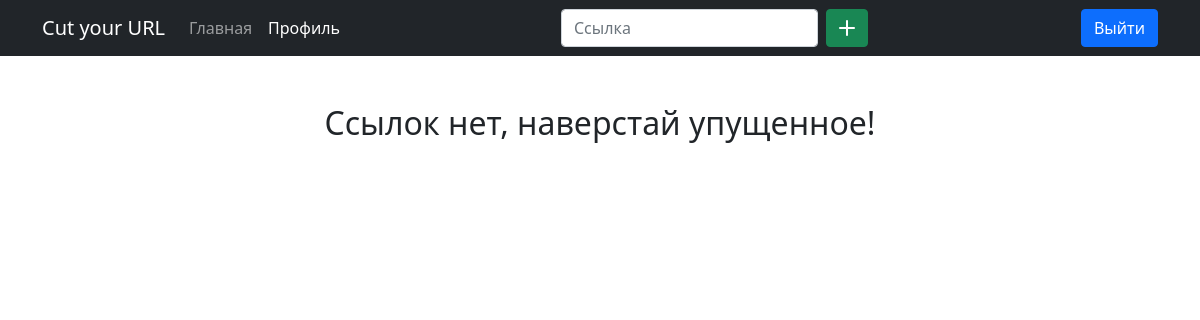
Before: /profile.php (signed in) with the older database file.
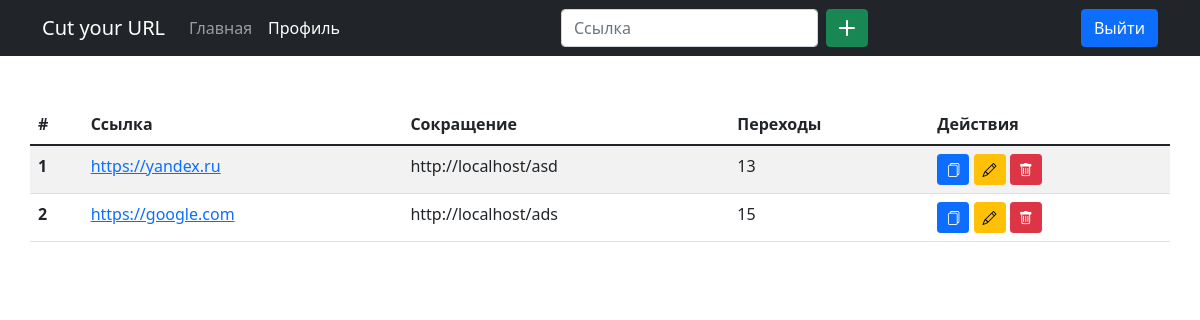
After: the same page with the newer database file.
### tables this page shows
CREATE TABLE `links` (
  `id` int(11) NOT NULL,
  `user_id` int(11) NOT NULL,
  `long_link` varchar(250) DEFAULT NULL,
  `short_link` varchar(20) DEFAULT NULL,
  `views` int(11) NOT NULL DEFAULT '0'
);

### includes/functions.php (called while the page is built, shortened)
<?php
function get_url($page = '') {
    return HOST . "/$page";
}
function db() {
    try {
        return new PDO("mysql:host =" . DB_HOST . "; dbname=" . DB_NAME . "; charset=utf8", DB_USER, DB_PASS, [
            PDO::ATTR_EMULATE_PREPARES => false,
            PDO::ATTR_ERRMODE => PDO::ERRMODE_EXCEPTION,
            PDO::ATTR_DEFAULT_FETCH_MODE => PDO::FETCH_ASSOC
        ]);
    } catch (PDOException $exception){
        die($exception->getMessage());
    }
}
function db_query($sql = '', $exec = false) {
    return db()->query($sql);
}
function get_user_links($user_id) {
    return db_query("SELECT * FROM `links` WHERE `user_id` = $user_id;")->fetchAll();
}

### profile.php (the view, shortened to what this page needs)
<?php
include "includes/header_profile.php";
$links = get_user_links($_SESSION['user']['id']);
?>
<main class="container">
    <div class="row mt-5">
        <?php if (!empty($links)) {?>
            <table class="table table-striped">
                <thead>
                    <tr>
                        <th scope="col">#</th>
                        <th scope="col">Ссылка</th>
                        <th scope="col">Сокращение</th>
                        <th scope="col">Переходы</th>
                        <th scope="col">Действия</th>
                    </tr>
                </thead>
                <tbody>
                    <?php foreach ($links as $key => $link) { ?>
                        <tr>
                            <th scope="row"><?php echo $key + 1 ?></th>
                            <td><a href="<?php echo $link['long_link']; ?>" target="_blank"><?php echo $link['long_link']; ?></a></td>
                            <td class="short-link"><?php echo get_url($link['short_link']); ?></td>
                            <td><?php echo $link['views']; ?></td>
                            <td>
                                <a href="#" class="btn btn-primary btn-sm copy-btn" title="Скопировать в буфер" data-clipboard-text="<?php echo get_url($link['short_link']); ?>"><i class="bi bi-files"></i></a>
                                <a href="<?php echo get_url('includes/edit.php?id=' . $link['id']); ?>" class="btn btn-warning btn-sm" title="Редактировать"><i class="bi bi-pencil"></i></a>
                                <a href="<?php echo get_url('includes/delete.php?id=' . $link['id']); ?>" class="btn btn-danger btn-sm" title="Удалить"><i class="bi bi-trash"></i></a>
                            </td>
                        </tr>
                    <?php } ?>
                </tbody>
            </table>
        <?php } else { ?>
            <h2 class="text-center">Ссылок нет, наверстай упущенное!</h2>
        <?php } ?>
    </div>
</main>
<?php include "includes/footer_profile.php";?>

### includes/header_profile.php (shortened to what this page needs)
<?php
include "includes/functions.php";
?>
<!doctype html>
<html lang="ru">
<head>
    <link href="https://cdn.jsdelivr.net/npm/bootstrap@5.1.2/dist/css/bootstrap.min.css" rel="stylesheet">
    <link rel="stylesheet" href="https://cdn.jsdelivr.net/npm/bootstrap-icons@1.5.0/font/bootstrap-icons.css">
</head>
<body>
<header>
    <nav class="navbar navbar-expand-lg navbar-dark bg-dark">
        <div class="container">
            <a class="navbar-brand" href="<?php echo get_url() ?>"><?php echo SITE_NAME ?></a>
            <div class="collapse navbar-collapse" id="navbarSupportedContent">
                <ul class="navbar-nav me-auto mb-2 mb-lg-0">
                    <li class="nav-item">
                        <a class="nav-link" aria-current="page" href="<?php echo get_url() ?>">Главная</a>
                    </li>
                    <li class="nav-item">
                        <a class="nav-link active" href="<?php echo get_url('profile.php') ?>">Профиль</a>
                    </li>
                </ul>
                <form class="d-flex" action="includes/add.php" method="post">
                    <input class="form-control me-2" type="text" placeholder="Ссылка" aria-label="Ссылка" name="link">
                    <button class="btn btn-success" type="submit"><i class="bi bi-plus-lg"></i></button>
                </form>
                <ul class="navbar-nav ms-auto mb-2 mb-lg-0">
                    <li class="nav-item">
                        <a href="<?php echo get_url('includes/logout.php') ?>" class="btn btn-primary">Выйти</a>
                    </li>
                </ul>
            </div>
        </div>
    </nav>
</header>

### includes/footer_profile.php (shortened to what this page needs)
</body>
</html>

Changed rows visible on the page:
now on this page (row edited): links: long_link "https://yandex.ru", short_link "http://localhost/asd", views "13"
now on this page (row edited): links: long_link "https://google.com", short_link "http://localhost/ads", views "15"
Other visible differences:
text no longer shown: "Ссылок нет, наверстай упущенное!"
text now shown: "# Ссылка Сокращение Переходы Действия"
